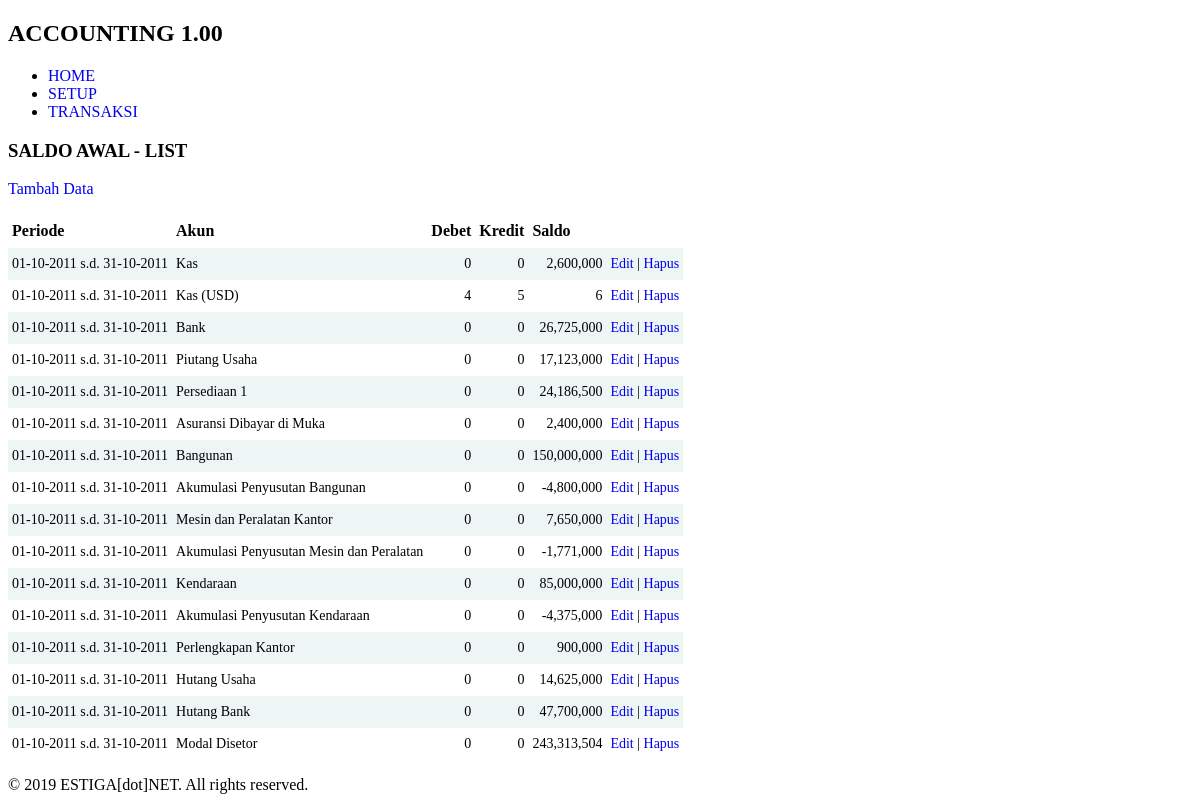
Page /index.php/t006_saldoawal on the committed database.
### tables this page shows
CREATE TABLE `t006_saldoawal` (
  `id` int(11) NOT NULL,
  `periode_id` int(11) DEFAULT NULL,
  `akun_id` int(11) DEFAULT NULL,
  `debet` float(14,2) DEFAULT 0.00,
  `kredit` float(14,2) DEFAULT 0.00,
  `user_id` int(11) DEFAULT NULL,
  `saldo` float(14,2) DEFAULT 0.00
);

CREATE TABLE `t004_akun` (
  `id` int(11) NOT NULL,
  `kode` varchar(50) DEFAULT NULL,
  `nama` varchar(50) DEFAULT NULL,
  `subgrup_id` int(11) DEFAULT NULL,
  `user_id` int(11) DEFAULT NULL,
  `matauang_id` int(11) DEFAULT NULL
);

### application/controllers/t006_saldoawal.php (called while the page is built, shortened)
<?php
class t006_saldoawal extends CI_Controller {
	public function __construct() {
		$this->load->model('t005_periodem');
		$this->load->model('t004_akunm');
		$this->load->model('t006_saldoawalm');
	}
	public function index() {
		$data['rs'] = $this->t006_saldoawalm->ambil_data_semua();
		$this->load->view('layout/header');
		$this->load->view('t006_saldoawall', $data);
		$this->load->view('layout/footer');
	}
}

### index.php (called while the page is built, shortened)
<?php
require_once BASEPATH.'core/CodeIgniter.php';

### application/models/t006_saldoawalm.php (called while the page is built, shortened)
<?php
class t006_saldoawalm extends CI_Model {
	public function ambil_data_semua() {
		$q = '
			select
				sa.*,
				concat(date_format(per.start,"%d-%m-%Y"), " s.d. ", date_format(per.end, "%d-%m-%Y")) as periode,
				ak.nama as akun_nama
			from
				t006_saldoawal sa
				left join t005_periode per on sa.periode_id = per.id
				left join t004_akun ak on sa.akun_id = ak.id
			order by
				ak.kode
		';
		return $this->db->query($q)->result();
	}
}

### application/views/t006_saldoawall.php (the view)
<h3>SALDO AWAL - LIST</h3>
<p><a href="<?php echo site_url('t006_saldoawal/tambah'); ?>">Tambah Data</a></p>
<table class="paleBlueRows">
	<tr>
		<th>Periode</th>
		<th>Akun</th>
		<th>Debet</th>
		<th>Kredit</th>
		<th>Saldo</th>
		<th>&nbsp;</th>
	</tr>
	<?php foreach($rs as $r): ?>
	<tr>
		<td><?php echo $r->periode; ?></td>
		<td><?php echo $r->akun_nama; ?></td>
		<td align="right"><?php echo number_format($r->debet); ?></td>
		<td align="right"><?php echo number_format($r->kredit); ?></td>
		<td align="right"><?php echo number_format($r->saldo); ?></td>
		<td><a href="<?php echo site_url('t006_saldoawal/edit/'.$r->id); ?>">Edit</a> | <a href="<?php echo site_url('t006_saldoawal/hapus/'.$r->id); ?>">Hapus</a></td>
	</tr>
	<?php endforeach; ?>
</table>

### css/accounting.css (style rules this page uses)
table.paleBlueRows { font-family: calibri; border: 0px solid #FFFFFF; text-align: left; border-collapse: collapse; }
table.paleBlueRows td, table.paleBlueRows th { border: 0px solid #FFFFFF; padding: 8px 4px; }
table.paleBlueRows tbody td { font-size: 14px; }
table.paleBlueRows tr:nth-child(even) { background: #EEF5F5; }

### application/views/layout/header.php (style rules this page uses)
body, select, input { font-family: calibri; }
a { text-decoration: none; }

### rows in the picture
t006_saldoawal: periode "01-10-2011 s.d. 31-10-2011", t004_akun.nama "Kas", debet "0", kredit "0", saldo "2,600,000"
t006_saldoawal: periode "01-10-2011 s.d. 31-10-2011", t004_akun.nama "Kas (USD)", debet "4", kredit "5", saldo "6"
t006_saldoawal: periode "01-10-2011 s.d. 31-10-2011", t004_akun.nama "Bank", debet "0", kredit "0", saldo "26,725,000"
t006_saldoawal: periode "01-10-2011 s.d. 31-10-2011", t004_akun.nama "Piutang Usaha", debet "0", kredit "0", saldo "17,123,000"
t006_saldoawal: periode "01-10-2011 s.d. 31-10-2011", t004_akun.nama "Persediaan 1", debet "0", kredit "0", saldo "24,186,500"
t006_saldoawal: periode "01-10-2011 s.d. 31-10-2011", t004_akun.nama "Asuransi Dibayar di Muka", debet "0", kredit "0", saldo "2,400,000"
t006_saldoawal: periode "01-10-2011 s.d. 31-10-2011", t004_akun.nama "Bangunan", debet "0", kredit "0", saldo "150,000,000"
t006_saldoawal: periode "01-10-2011 s.d. 31-10-2011", t004_akun.nama "Akumulasi Penyusutan Bangunan", debet "0", kredit "0", saldo "-4,800,000"
t006_saldoawal: periode "01-10-2011 s.d. 31-10-2011", t004_akun.nama "Mesin dan Peralatan Kantor", debet "0", kredit "0", saldo "7,650,000"
t006_saldoawal: periode "01-10-2011 s.d. 31-10-2011", t004_akun.nama "Akumulasi Penyusutan Mesin dan Peralatan", debet "0", kredit "0", saldo "-1,771,000"
t006_saldoawal: periode "01-10-2011 s.d. 31-10-2011", t004_akun.nama "Kendaraan", debet "0", kredit "0", saldo "85,000,000"
t006_saldoawal: periode "01-10-2011 s.d. 31-10-2011", t004_akun.nama "Akumulasi Penyusutan Kendaraan", debet "0", kredit "0", saldo "-4,375,000"
t006_saldoawal: periode "01-10-2011 s.d. 31-10-2011", t004_akun.nama "Perlengkapan Kantor", debet "0", kredit "0", saldo "900,000"
t006_saldoawal: periode "01-10-2011 s.d. 31-10-2011", t004_akun.nama "Hutang Usaha", debet "0", kredit "0", saldo "14,625,000"
t006_saldoawal: periode "01-10-2011 s.d. 31-10-2011", t004_akun.nama "Hutang Bank", debet "0", kredit "0", saldo "47,700,000"
t006_saldoawal: periode "01-10-2011 s.d. 31-10-2011", t004_akun.nama "Modal Disetor", debet "0", kredit "0", saldo "243,313,504"
